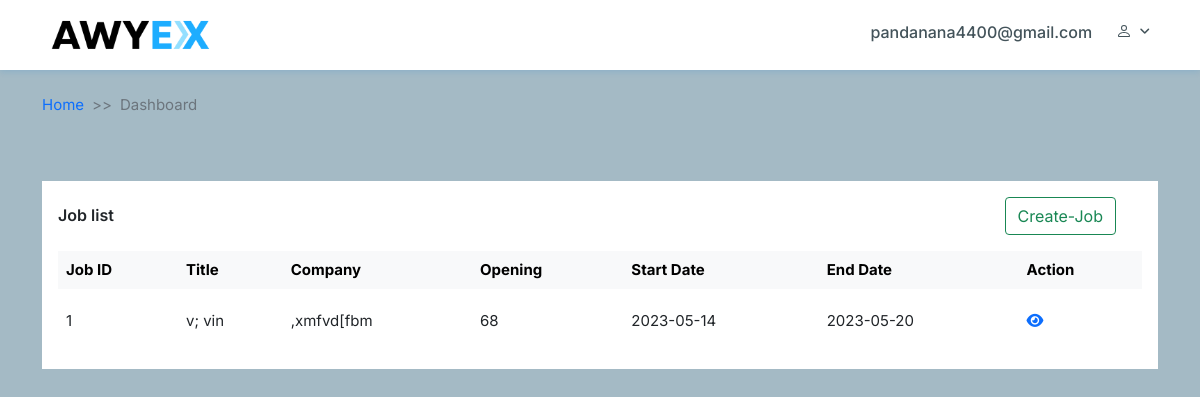
Screenshot of /admin_dash (signed in) with the database file from the repository.
### common/models.py (models this page shows, shortened)
class User(AbstractBaseUser, PermissionsMixin):
	username = models.CharField(max_length=100, unique=True, null=True,blank=True)
	password = models.TextField(null=True,blank=True)
	email = models.EmailField(null=True,blank=True)
	first_name = models.CharField(max_length=100, null=True)
	last_name = models.CharField(max_length=100, null=True)
	is_staff = models.BooleanField(default=False)
	created_on = models.DateField(auto_now_add=True)
	is_active = models.BooleanField(default=True)
	otp = models.CharField(max_length=255, null=True, blank=True)
	contact_number = models.CharField(max_length=10, null=True)
	USERNAME_FIELD = "username"
	REQUIRED_FIELDS = ["email","password"]
	objects = MyAccountManager()

class Jobs(models.Model):
	title = models.CharField(max_length=255, null=True, blank=True)
	package= models.CharField(max_length=255, null=True, blank=True)
	company = models.CharField(max_length=255, null=True, blank=True)
	openings = models.CharField(max_length=255, null=True, blank=True)
	profile = models.CharField(max_length=255, null=True, blank=True)
	start_date = models.CharField(max_length=255, null=True, blank=True)
	end_date = models.CharField(max_length=255, null=True, blank=True)
	minimum_cgpa = models.CharField(max_length=255, null=True, blank=True)

### common/views.py (the view)
# urls.py: path('admin_dash',AdminDashboard.as_view(), name="admin_dash"),
class AdminDashboard(View):
    template= 'admin/admin_dashboard.html'
    form = JobsForm
    model= Jobs
    def get(self, request):
        job_list= Jobs.objects.all().order_by('id')
        context= {
            'job_list':job_list,
            'form':self.form
        }
        return render(request, self.template, context)

### templates/admin/admin_dashboard.html (shortened to what this page needs)
{% extends "starter.html" %}
{% load static %}
{% load joblist %}
{% block content %}
  <section class="table-list">
    <div class="container">
      <div class="row">
        <div class="col-12">
          <div class="card">
            <div class="card-body">
              <div class="card-widght">
                <div class="d-flex align-items-center">
                  <h4 class="header-title mb-0">Job list</h4>
                 </div>
                 <div class="search">
                  <a>
                    <button type="button" class="btn btn-outline-success" data-bs-toggle="modal" data-bs-target="#create_job">Create-Job</button>
                  </a>
                </div>
              </div>
              <div id="cardCollpase4" class="collapse show">
                <div class="table-responsive pt-3">
                  <table class="table table-centered table-nowrap table-borderless mb-0 table-hover">
                    <thead class="table-light">
                      <tr>
                        <th>Job ID</th>
                        <th>Title</th>
                        <th>Company</th>
                        <th>Opening</th>
                        <th>Start Date</th>
                        <th>End Date</th>
                        <th>Action</th>
                      </tr>
                    </thead>
                    <tbody>
                    {% for job in job_list %}
                      <tr>
                        <td>{{job.id}}</td>
                        <td>{{job.title}}</td>
                        <td>{{job.company}}</td>
                        <td>{{job.openings}}</td>
                         <td>{{job.start_date}}</td>
                         <td>{{job.end_date}}</td>
                        <td>
                          <a target="_blank" href="{% url 'common:applied_student_list' %}?job_id={{job.id}}"><i class="fa-solid fa-eye"></i></a>
                        </td>
                      </tr>
                    {% endfor %}
                    </tbody>
                  </table>
                </div>
              </div>
            </div>
          </div>
        </div>
      </div>
    </div>
  </section>
{% endblock content %}

### templates/starter.html (shortened to what this page needs)
{% load static %}
<!doctype html>
<html lang="en">
<head>
  <link href="https://cdn.jsdelivr.net/npm/bootstrap@5.0.2/dist/css/bootstrap.min.css" rel="stylesheet"
>
  <link rel="stylesheet" href="{% static 'common/css/main.css'%}">
  <link rel="stylesheet" href="{% static 'common/css/style.css'%}">
  <link rel="stylesheet" href="https://cdnjs.cloudflare.com/ajax/libs/font-awesome/6.2.1/css/all.min.css"
 />
  <link rel="stylesheet" href="https://cdnjs.cloudflare.com/ajax/libs/slick-carousel/1.8.1/slick.css"
 />
  <link rel="stylesheet" href="https://cdn.jsdelivr.net/npm/bootstrap-icons@1.3.0/font/bootstrap-icons.css">
  <link rel="stylesheet" href="https://cdnjs.cloudflare.com/ajax/libs/slick-carousel/1.8.1/slick-theme.min.css"
 />
</head>
<body style="background-repeat: no-repeat;background-image: url('https://wallpaper-mania.com/wp-content/uploads/2018/09/High_resolution_wallpaper_background_ID_77700014742-optimized.jpg');">
  <nav class="navbar navbar-expand-lg fixed-top">
    <div class="container">
      <a class="navbar-brand" href="#"><img src="images/logo.png" alt=""></a>
      <div class="collapse navbar-collapse" id="main_nav">
        <ul class="navbar-nav mb-2 mb-lg-0 ms-auto">
          <li class="nav-item">
              <a href="">{{request.user.email}}</a>
          </li>
          <li class="nav-item dropdown profile">
              <a class="nav-link dropdown-toggle" href="#" data-bs-toggle="dropdown"> </a>
          </li>
      </ul>
      </div>
    </div>
  </nav>
  <section class="about-us">
    <div class="container">
      <div class="breadcrumb_container">
        <nav style="--bs-breadcrumb-divider: '>>';" aria-label="breadcrumb">
          <ol class="breadcrumb">
            <li class="breadcrumb-item"><a href="">Home</a></li>
            <li class="breadcrumb-item active" aria-current="page">Dashboard</li>
          </ol>
        </nav>
      </div>
    </div>
  </section>
  {% block content %}
    {% endblock content %}
</body>
</html>

### common/static/common/css/style.css (style rules this page uses)
body { margin: 0; padding: 0; -webkit-box-sizing: border-box; box-sizing: border-box; font-family: 'Inter', sans-serif; font-size: 15px; background-color: #a4bac5; }
h4 { font-size: 16px; }
a { color: #0d6efd; text-decoration: none; }
.navbar { background-color: #ffffff; -webkit-box-shadow: 0px 2px 6px #0078D724; box-shadow: 0px 2px 6px #0078D724; padding: 0; }
.navbar .navbar-brand img { width: 178px; }
.navbar .navbar-nav li a { font-size: 16px; color: #43535A; font-weight: 500; padding-right: 16px; padding-top: 4px; }
.navbar .navbar-nav .dropdown .dropdown-toggle::after { font: var(--fa-font-solid); content: "\f107"; font-size: 12px; position: relative; top: 3px; border: none; }
.navbar .navbar-nav .profile { margin-top: -6px; }
.table-list { margin-bottom: 4rem; }
.table-list .card { border: none; border-radius: 0; margin-top: 3rem; }
.table-list .card .card-body .card-widght { display: -webkit-box; display: -ms-flexbox; display: flex; -webkit-box-align: center; -ms-flex-align: center; align-items: center; -webkit-box-pack: justify; -ms-flex-pack: justify; justify-content: space-between; }
.table-list .card .card-body .card-widght h4 { font-size: 16px; font-weight: 600; }
.table-list .card .card-body .card-widght .search { display: -webkit-box; display: -ms-flexbox; display: flex; -webkit-box-align: center; -ms-flex-align: center; align-items: center; }
.table-list .card .card-body .card-widght .search a { margin-right: 26px; }
.table-list .card .card-body .table-responsive .table tbody tr { line-height: 48px; }

### rows the page displays
User: user.email "pandanana4400@gmail.com"
Jobs: id "1", title "v; vin", company ",xmfvd[fbm", openings "68", start_date "2023-05-14", end_date "2023-05-20"
